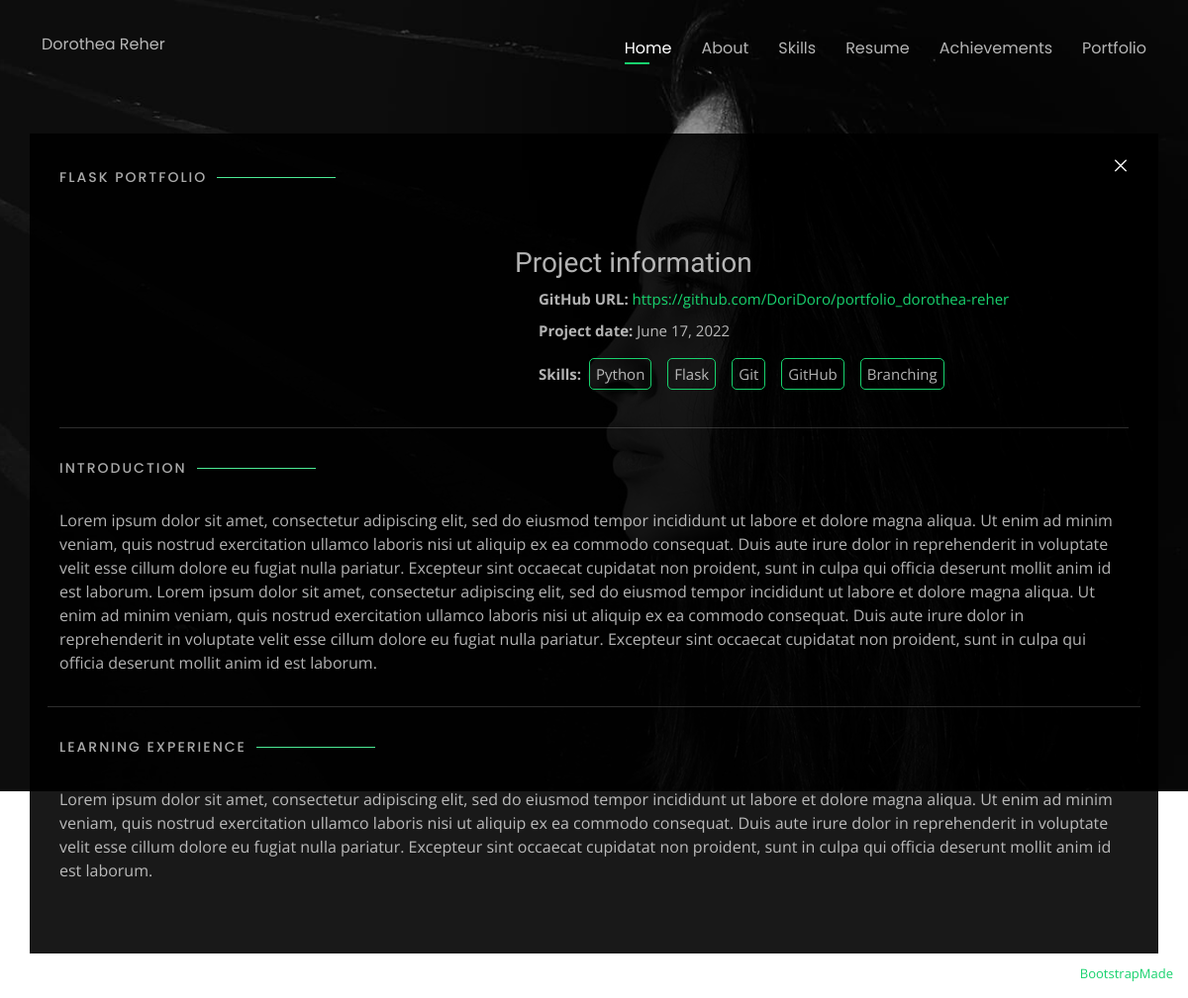
The app's page /portfolio/flask-portfolio/, older data.
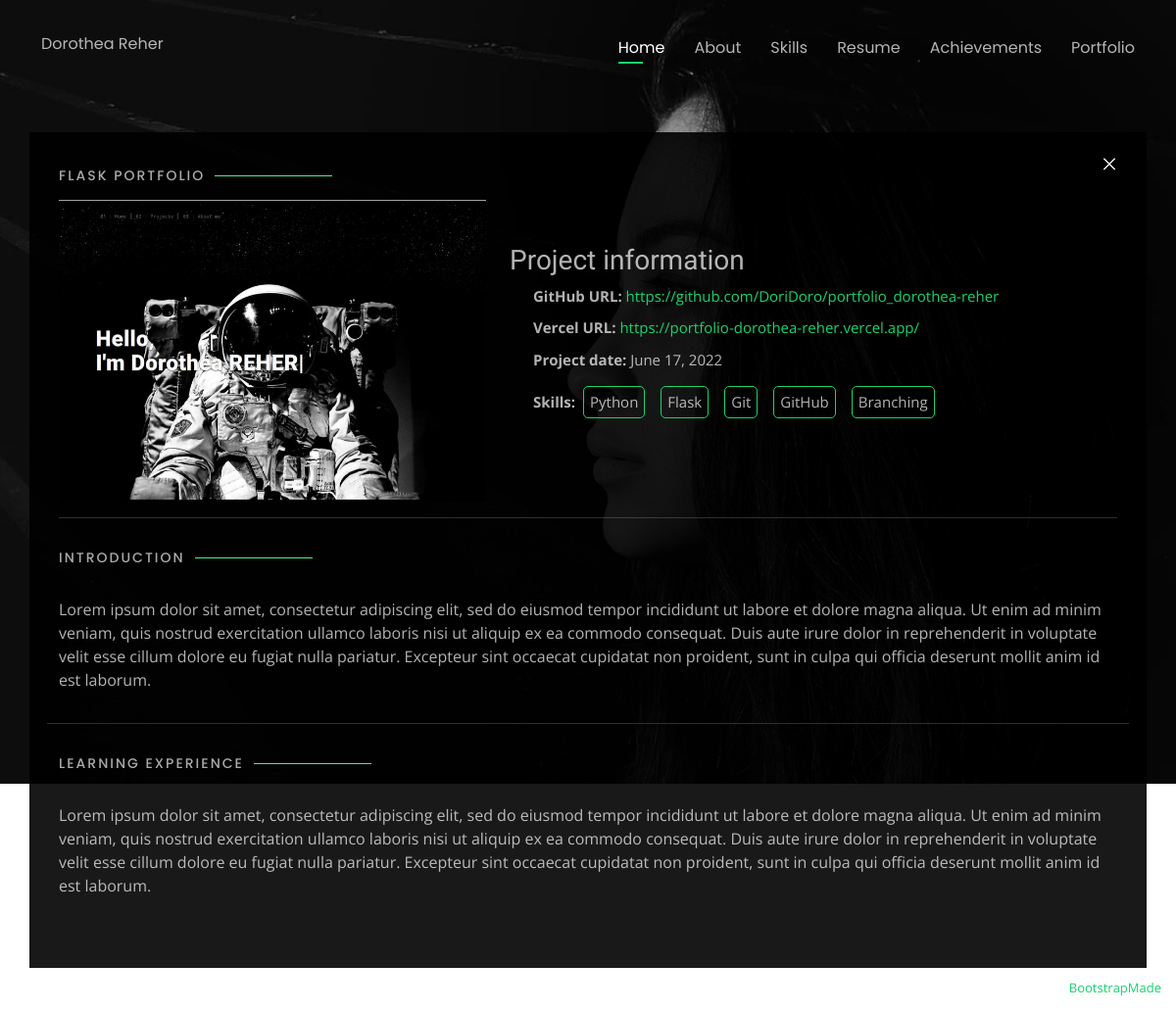
The same page, newer data.
### projects/models.py (models this page shows, shortened)
class Project(models.Model):
    title = models.CharField(max_length=250, verbose_name=_("project title"))
    slug = models.SlugField(verbose_name=_("project slug"))
    create_date = models.DateField(verbose_name=_("project created on"))
    introduction = HTMLField(verbose_name=_("project introduction"))
    content = HTMLField(verbose_name=_("project content"))
    published = models.BooleanField(
        default=True, verbose_name=_("project visible on website")
    )
    tags = models.ManyToManyField(
        "Tag", related_name="project_tags", verbose_name=_("tags of the project")
    )
    links = models.ManyToManyField(
        "Link", related_name="project_links", verbose_name=_("links of the project")
    )
    doridoro = models.ForeignKey(
        "doridoro.DoriDoro",
        on_delete=models.SET_NULL,
        null=True,
        related_name="doro_project",
        verbose_name=_("project of DoriDoro"),
    )

class Link(models.Model):
    GITHUB = "GITHUB"
    VERCEL = "VERCEL"
    RENDER = "RENDER"
    OTHER = "OTHER"
    OPENCLASSROOMS = "OPENCLASSROOMS"
    PERSONAL_PROJECT = "PERSONAL_PROJECT"
    ORIGIN_CHOICES = [
        (GITHUB, _("GitHub")),
        (VERCEL, _("Vercel")),
        (RENDER, _("Render")),
        (OTHER, _("Other")),
    ]
    PLATFORM_CHOICES = [
        (OPENCLASSROOMS, _("OpenClasssrooms")),
        (PERSONAL_PROJECT, _("Personal Project")),
    ]
    title = models.CharField(max_length=200, verbose_name=_("title of link"))
    legend = models.CharField(
        max_length=100, null=True, blank=True, verbose_name=_("legend of link")
    )
    origin = models.CharField(
        max_length=6, choices=ORIGIN_CHOICES, verbose_name=_("origin of link")
    )
    platform = models.CharField(
        max_length=17, choices=PLATFORM_CHOICES, verbose_name=_("platform of link")
    )
    url = models.URLField(verbose_name=_("url of link"))
    published = models.BooleanField(
        default=True, verbose_name=_("link visible on website")
    )

class Tag(models.Model):
    PROGRAMMING_SKILLS = "PROGRAMMING_SKILLS"
    SOFT_SKILLS = "SOFT_SKILLS"
    OTHER = "OTHER"
    STRENGTH = "STRENGTH"
    WEAKNESSES = "WEAKNESSES"
    TAG_CHOICES = [
        (PROGRAMMING_SKILLS, _("Programming Skills")),
        (SOFT_SKILLS, _("Soft Skills")),
        (OTHER, _("Other")),
        (STRENGTH, _("Strength")),
        (WEAKNESSES, _("Weakness")),
    ]
    name = models.CharField(max_length=50, verbose_name=_("name of tag/skill"))
    category = models.CharField(
        max_length=20, choices=TAG_CHOICES, verbose_name=_("category of tag/skill")
    )
    published = models.BooleanField(
        default=True, verbose_name=_("tag/skill visible on website")
    )

class Picture(models.Model):
    legend = models.CharField(max_length=100, verbose_name=_("legend of picture"))
    slug = models.SlugField(verbose_name=_("slug of picture"))
    cover_picture = models.BooleanField(default=False, verbose_name=_("cover picture"))
    photo = models.ImageField(
        upload_to="images/",
        verbose_name=_("picture"),
        blank=True,
        null=True,
    )
    published = models.BooleanField(
        default=True, verbose_name=_("picture visible on website")
    )
    project = models.ForeignKey(
        "projects.Project",
        on_delete=models.CASCADE,
        related_name="project_picture",
        verbose_name=_("picture of project"),
    )

### projects/views.py (the view)
class PortfolioDetailView(DetailView):
    model = Project
    template_name = "portfolio_details.html"
    queryset = Project.objects.filter(published=True)
    def get_context_data(self, **kwargs):
        context = super().get_context_data(**kwargs)
        links = self.object.links.all()
        context["github"] = links.filter(origin=Link.GITHUB, published=True).first()
        context["vercel"] = links.filter(origin="VERCEL", published=True).first()
        context["render"] = links.filter(origin="RENDER", published=True).first()
        context["others"] = links.filter(origin="OTHER", published=True)
        return context

### projects/templates/portfolio_details.html (shortened to what this page needs)
{% extends 'base.html' %}
{% load static %}
  {% block content %}
  <section id="portfolio-details" class="portfolio-details section-show">
    <div class="container">
      <div class="section-title" style="display: flex; justify-content: space-between">
        <h2>{{ project.title }}</h2>
        <a href="{% url 'projects:portfolio' %}" style="color: #fff"><i class="ri-close-large-fill"></i></a>
      </div>
      <div class="row">
        <div class="col-lg-5">
          {% for picture in project.project_picture.all %}
          <div class="portfolio-details-slider swiper">
            <div class="swiper-wrapper align-items-center">
              <div class="swiper-slide">
                <img src="{{ picture.photo.url }}" alt="{{ picture.photo.legend }}">
              </div>
            </div>
          </div>
          {% endfor %}
        </div>
        <div class="col-lg-7 portfolio-info">
          <h3>Project information</h3>
          <ul class="mx-4">
            {% if github %}
              <li><strong>GitHub URL:</strong> <a href="{{ github.url }}" target="_blank">{{ github.url }}</a></li>
            {% endif %}
            {% if vercel %}
              <li><strong>Vercel URL:</strong> <a href="{{ vercel.url }}" target="_blank">{{ vercel.url }}</a></li>
            {% endif %}
            <li><strong>Project date:</strong> {{ project.create_date }}</li>
            <li class="tags-container"><strong>Skills:</strong>
              {% for tag in project.tags.all %}
                <p class="tags">{{ tag.name }}</p>
              {% endfor %}
            </li>
          </ul>
        </div>
      </div>
      <hr>
      <div class="row">
        <div class="section-title">
          <h2>Introduction</h2>
        </div>
        <p>{{ project.introduction|safe }}</p>
        <hr>
        <div class="section-title">
          <h2>Learning Experience</h2>
        </div>
        <p>{{ project.content|safe }}</p>
      </div>
    </div>
  </section>
  {% endblock %}

### core/templates/base.html (shortened to what this page needs)
<!DOCTYPE html>
<html lang="en">
{% load static %}
<head>
  <link href="{% static 'assets/vendor/bootstrap/css/bootstrap.min.css' %}" rel="stylesheet">
  <link href="{% static 'assets/vendor/bootstrap-icons/bootstrap-icons.css' %}" rel="stylesheet">
  <link href="{% static 'assets/vendor/boxicons/css/boxicons.min.css' %}" rel="stylesheet">
  <link href="{% static 'assets/vendor/glightbox/css/glightbox.min.css' %}" rel="stylesheet">
  <link href="{% static 'assets/vendor/remixicon/remixicon.css' %}" rel="stylesheet">
  <link href="{% static 'assets/vendor/swiper/swiper-bundle.min.css' %}" rel="stylesheet">
  <link href="{% static 'assets/css/style.css' %}" rel="stylesheet">
</head>
<body>
  <div class="container">
    <nav id="navbar" class="navbar">
      <h1><a href="{% url 'doridoro:index' %}">Dorothea Reher</a></h1>
      <ul>
        <li><a class="nav-link active" href="{% url 'doridoro:index' %}">Home</a></li>
        <li><a class="nav-link" href="{% url 'doridoro:about' %}">About</a></li>
        <li><a class="nav-link" href="{% url 'doridoro:skills' %}">Skills</a></li>
        <li><a class="nav-link" href="{% url 'doridoro:resume' %}">Resume</a></li>
        <li><a class="nav-link" href="{% url 'doridoro:achievements' %}">Achievements</a></li>
        <li><a class="nav-link" href="{% url 'projects:portfolio' %}">Portfolio</a></li>
      </ul>
    </nav>
  </div>
  {% block content %}
  {% endblock %}
  <div class="credits">
    Designed by <a href="https://bootstrapmade.com/">BootstrapMade</a>
  </div>
</body>
</html>

### core/static/assets/css/style.css (style rules this page uses)
body { font-family: "Open Sans", sans-serif; background-color: #040404; color: rgba(255, 255, 255, 0.7); position: relative; background: transparent; margin-top: 35px; }
body::before { content: ""; position: fixed; background: #040404 url("../img/bg.jpg") top right no-repeat; background-size: cover; left: 0; right: 0; top: 0; height: 100vh; z-index: -1; }
@media (min-width: 1024px) { body::before { background-attachment: fixed; } }
a { color: #18d26e; text-decoration: none; }
h1, h2, h3, h4, h5, h6 { font-family: "Raleway", sans-serif; }
.navbar { padding: 0; }
.navbar ul { margin: 0; padding: 0; display: flex; list-style: none; align-items: center; }
.navbar li { position: relative; }
.navbar li+li { margin-left: 30px; }
.navbar a, .navbar a:focus { display: flex; align-items: center; justify-content: space-between; padding: 0; font-family: "Poppins", sans-serif; font-size: 16px; font-weight: 400; color: rgba(255, 255, 255, 0.7); white-space: nowrap; transition: 0.3s; }
.navbar a:before { content: ""; position: absolute; width: 0; height: 2px; bottom: -4px; left: 0; background-color: #18d26e; visibility: hidden; width: 0px; transition: all 0.3s ease-in-out 0s; }
.navbar a:hover:before, .navbar li:hover>a:before, .navbar .active:before { visibility: visible; width: 25px; }
.navbar a:hover, .navbar .active, .navbar .active:focus, .navbar li:hover>a { color: #fff; }
section { overflow: hidden; position: absolute; width: 100%; top: 140px; bottom: 100%; opacity: 0; transition: ease-in-out 0.4s; z-index: 2; }
section.section-show { top: 100px; bottom: auto; opacity: 1; padding-bottom: 45px; }
section .container { background: rgba(0, 0, 0, 0.9); padding: 30px; }
.section-title h2 { font-size: 14px; font-weight: 500; padding: 0; line-height: 1px; margin: 20px 0; letter-spacing: 2px; text-transform: uppercase; color: #aaaaaa; font-family: "Poppins", sans-serif; }
.section-title h2::after { content: ""; width: 120px; height: 1px; display: inline-block; background: #4ceb95; margin: 4px 10px; }
.portfolio-details .container { padding-top: 20px; padding-bottom: 40px; }
.portfolio-details .container img { width: inherit; }
.portfolio-details .portfolio-info { padding-top: 45px; }
.portfolio-details .portfolio-info ul { list-style: none; padding: 0; font-size: 15px; }
.portfolio-details .portfolio-info ul li+li { margin-top: 10px; }
.portfolio-details .portfolio-info p { font-size: 15px; }
.portfolio-details .portfolio-info .tags-container { display: flex; }
.portfolio-details .portfolio-info .tags-container strong { align-content: center; }
.tags { border: 1px #18d26e solid; border-radius: 5px; width: fit-content; padding: 4px 6px; margin: 6px 8px; }
.credits { position: fixed; right: 0; left: 0; bottom: 0; padding: 15px; text-align: right; font-size: 13px; color: #fff; z-index: 999999; }
.credits a { color: #18d26e; transition: 0.3s; }

Row changes from the older to the newer data that the page shows:
changed Project "FLASK PORTFOLIO": introduction "…anim id est laborum. Lorem ipsum dolor sit amet, consectetur adipiscing elit, sed do eiusmod tempor incididunt ut labore et dolore magna aliqua. Ut enim ad minim veniam, quis nostrud exercitation ullamco laboris nisi ut aliquip ex ea commodo consequat. Duis aute irure dolor in reprehenderit in voluptate velit esse cillum dolore eu fugiat nulla pariatur. Excepteur sint occaecat cupidatat non proident, sunt in culpa qui officia deserunt mollit anim id est laborum." → "…anim id est laborum."
now on this page (row edited): Picture: photo (picture)
added Link: url "https://portfolio-dorothea-reher.vercel.app/"
Text that changed along with them:
text now shown: "Vercel URL:"
